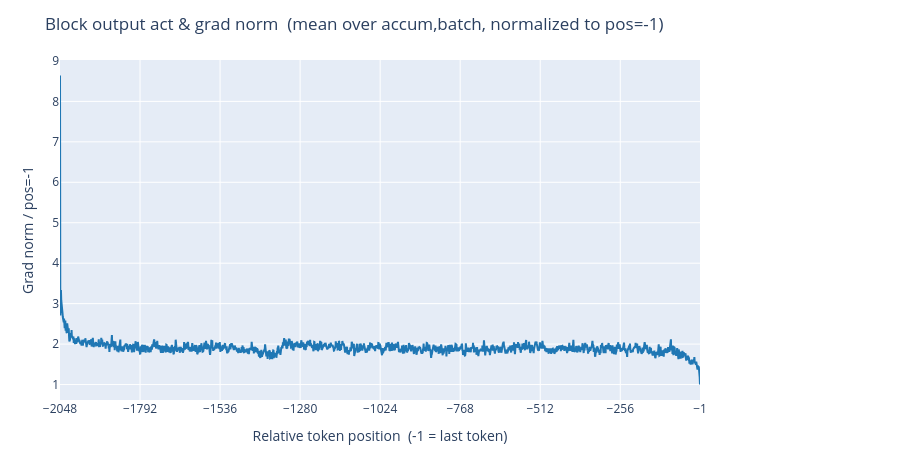

Source (notebook cell):
### Code cell
plot_norms(None, block_out_grad,
           select=(8000, None, None, 0),
           collapse=['accum', 'batch'],
           normalize=True, window_avg=0,
           title='Block output act & grad norm').show()

### Figure 1 — Plotly figure (JSON) as saved in the notebook; plotly's stock layout.template omitted (floating-point values rounded to 4 significant figures; data arrays with more than 128 entries replaced by an {"elided": "..."} marker saying what was removed)
{"data": [{"hovertemplate": "pos: %{x}<br>grad: %{y:.4f} [curve]<extra></extra>", "legendgroup": "curve", "line": {"color": "#1f77b4", "width": 2}, "mode": "lines", "name": "curve", "type": "scatter", "x": {"elided": "2048 int values"}, "y": {"elided": "2048 float values"}, "yaxis": "y"}], "layout": {"height": 460, "legend": {"x": 1.02, "xanchor": "left", "y": 1, "yanchor": "top"}, "margin": {"b": 60, "l": 60, "r": 200, "t": 60}, "title": {"text": "Block output act & grad norm  (mean over accum,batch, normalized to pos=-1)"}, "xaxis": {"tickmode": "array", "tickvals": [-2048, -1792, -1536, -1280, -1024, -768, -512, -256, -1], "title": {"text": "Relative token position  (-1 = last token)"}}, "yaxis": {"range": [0.618, 9.023], "title": {"text": "Grad norm / pos=-1"}}}}
